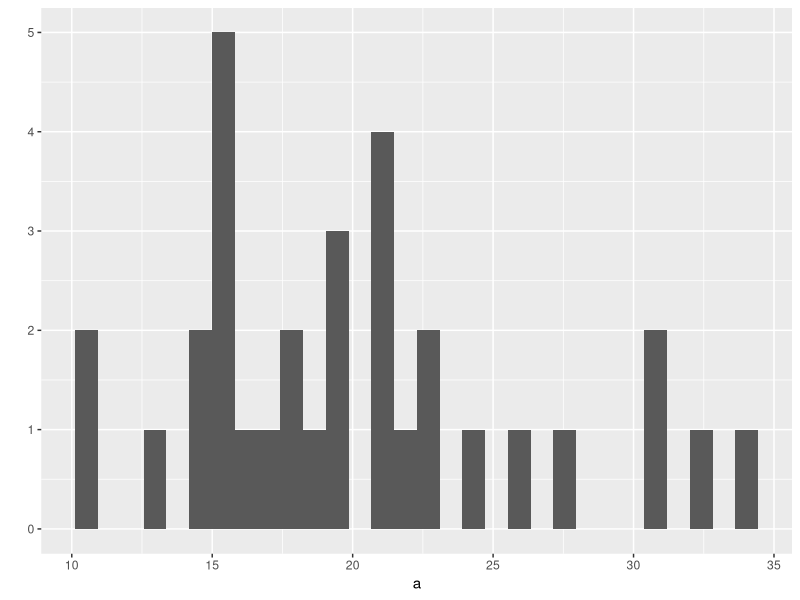
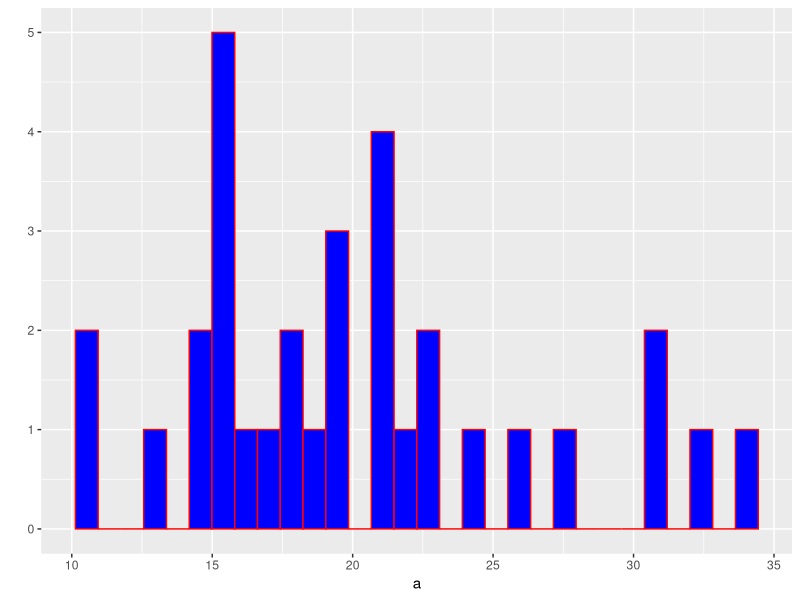

These charts were generated, in order, by the following R code:
## ---- chunk 1
library(ggplot2)
## ---- chunk 2
diamonds
## ---- chunk 3
price <- diamonds$price
carat <- diamonds$carat
## ---- chunk 4
length(price)
## ---- chunk 5
length(carat)
## ---- chunk 6
a <- mtcars$mpg
## ---- chunk 7
length(a)
## ---- chunk 8
sum(a)/length(a)
## ---- chunk 9
mean(a)
## ---- chunk 10
sd(a)^2
## ---- chunk 11
var(a)
## ---- chunk 12
sum((a-mean(a))^2)/(length(a)-1)
## ---- chunk 13
(a-mean(a))/sd(a)
## ---- chunk 14
# check the help document of scale() by typing ?scale for more details
scale(a)
## ---- chunk 15
max(a)-min(a)
## ---- chunk 16
# another solution
diff(range(a))
## ---- chunk 17
# your maximum value will be 1, and minimum value will be 0. 
(a-min(a))/(max(a)-min(a))
## ---- chunk 18
qplot(a)
## ---- chunk 19
# To set aesthetics, wrap in I()
qplot(a, color = I("red"), fill = I("blue"))
## ---- chunk 20
# creates a logical vector in which TRUE indicates the element that is larger than 20
a>20
## ---- chunk 21
# This is a logical indexing where the logical vector 
# within the subsetting operator (i.e., []) will create a vector with elements larger than 20. 
a[a>20]
## ---- chunk 22
length(a[a>20])
## ---- chunk 23
# same result
# this happens because of "vectorization" and "type conversion"
sum(a>20)
## ---- chunk 24
b <- txhousing$median
